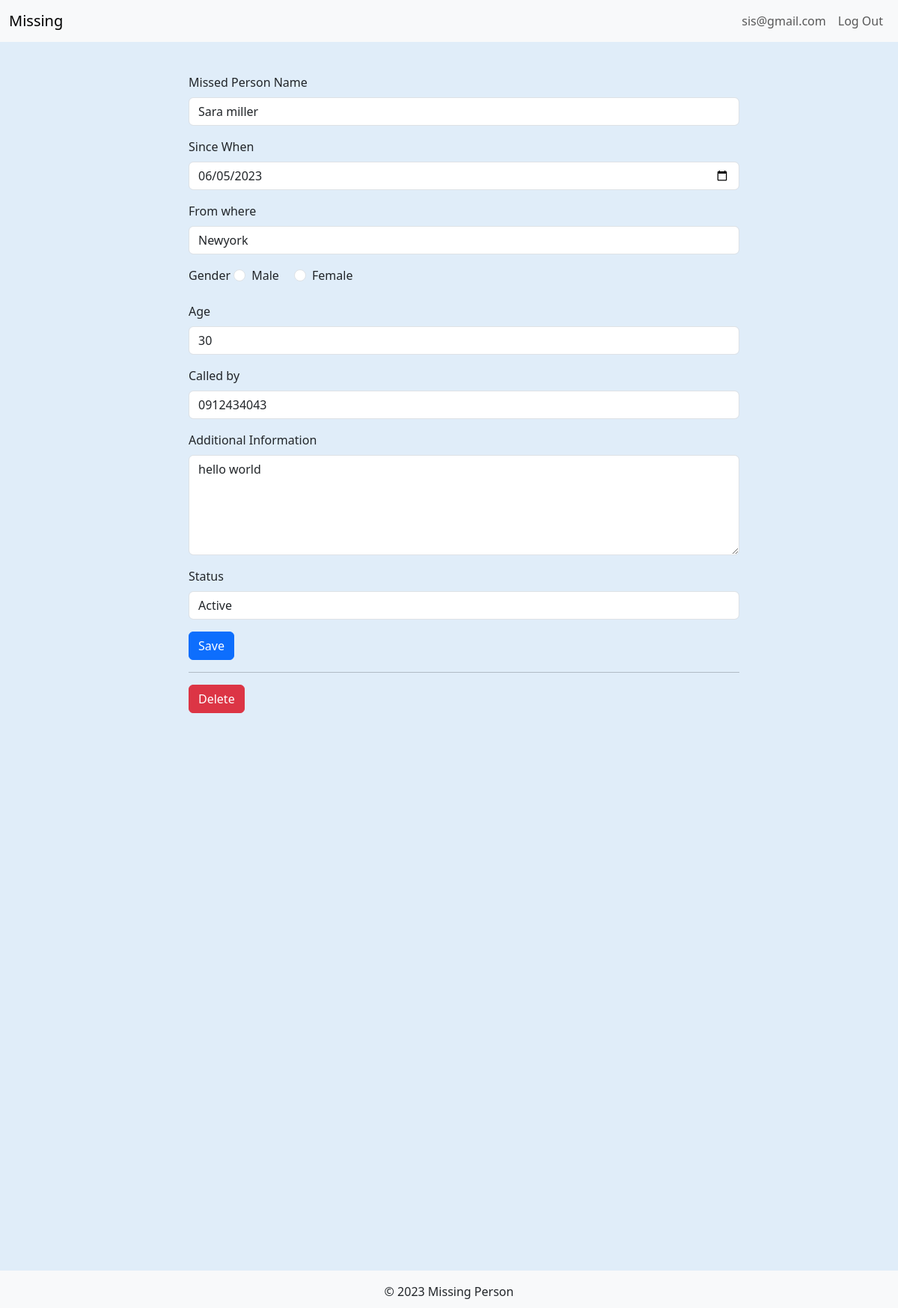
The app's page /17/update (signed in), older data.
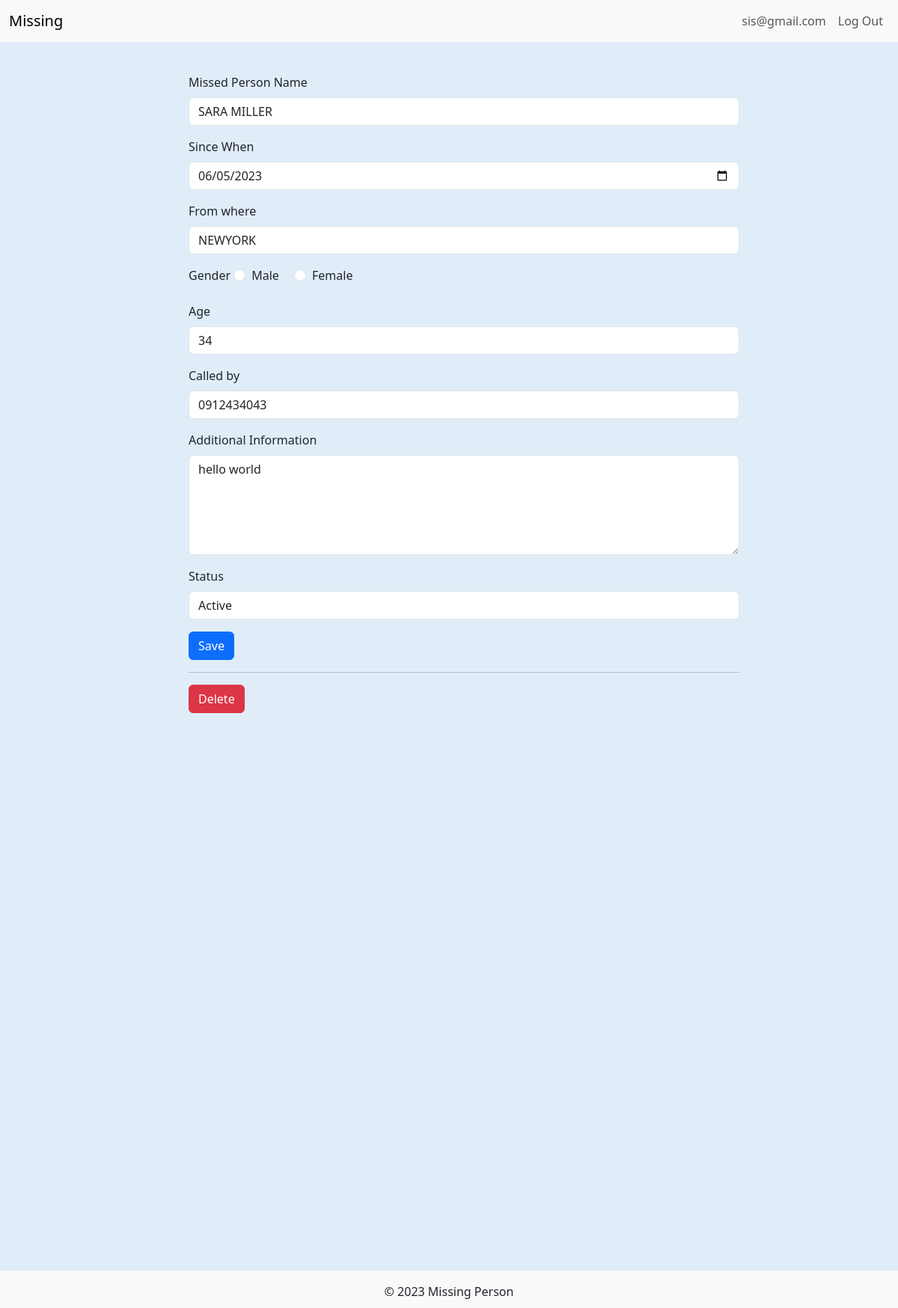
The same page, newer data.
### tables this page shows
CREATE TABLE post (
  id INTEGER PRIMARY KEY AUTOINCREMENT,
  finder_id INTEGER NOT NULL,
  created TIMESTAMP NOT NULL DEFAULT CURRENT_TIMESTAMP,
  missed_name TEXT NOT NULL,
  since TEXT NOT NULL,
  missing_from TEXT NOT NULL,
  gender TEXT NOT NULL,
  age TEXT NOT NULL,
  call_on TEXT NOT NULL,
  additional_info TEXT NOT NULL,
  photo_url TEXT NOT NULL,
  status TEXT NOT NULL,
  FOREIGN KEY (finder_id) REFERENCES user (id)
);

### missing/blog.py (the view, shortened to what this page needs)
@bp.route('/<int:id>/update', methods=('GET', 'POST'))
@login_required
def update(id):
    post = get_post(id)
    return render_template('blog/update.html', post=post)

### missing/auth.py (called while the page is built)
def login_required(view):
    @functools.wraps(view)
    def wrapped_view(**kwargs):
        if g.user is None:
            return redirect(url_for('auth.login'))
        return view(**kwargs)
    return wrapped_view

@bp.before_app_request
def load_logged_in_user():
    user_id = session.get('user_id')
    if user_id is None:
        g.user = None
    else:
        db = get_db()
        g.user = db.execute(
            'SELECT * FROM user WHERE id = ?', (user_id,)
        ).fetchone()

### missing/blog.py (called while the page is built)
def get_post(id, check_finder=True):
    post = get_db().execute(
        'SELECT p.id, missed_name, since, missing_from, gender, age, call_on, additional_info, photo_url, status, created, finder_id, email'
        ' FROM post p JOIN user u ON p.finder_id = u.id'
        ' WHERE p.id = ?',
        (id,)
    ).fetchone()
    if post is None:
        abort(404, f"Post id {id} doesn't exist.")
    if check_finder and post['finder_id'] != g.user['id']:
        abort(403)
    return post

### missing/db.py (called while the page is built)
def get_db():
    if 'db' not in g:
        g.db = sqlite3.connect(
            current_app.config['DATABASE'],
            detect_types=sqlite3.PARSE_DECLTYPES
        )
        g.db.row_factory = sqlite3.Row
    return g.db

### missing/templates/blog/update.html (shortened to what this page needs)
{% extends 'base.html' %}
{% block header %}
  <h1>{% block title %}Edit "{{ post['title'] }}"{% endblock %}</h1>
{% endblock %}
{% block content %}
  <div class="container">
    <div class="row justify-content-center">
      <div class="col-md-8">
        <form method="post">
          <div class="mb-3">
            <label for="missed_name" class="form-label">Missed Person Name</label>
            <input type="text" class="form-control" id="missed_name" name="missed_name" value="{{ request.form['missed_name'] or post['missed_name'] }}" required>
          </div>
          <div class="mb-3">
            <label for="since" class="form-label">Since When</label>
            <input type="date" class="form-control" id="since" name="since" value="{{ request.form['since'] or post['since'] }}" required>
          </div>
          <div class="mb-3">
            <label for="missing_from" class="form-label">From where</label>
            <input type="text" class="form-control" id="missing_from" name="missing_from" value="{{ request.form['missing_from'] or post['missing_from'] }}" required>
          </div>
          <div class="mb-3">
            <label class="form-label">Gender</label>
            <div class="form-check form-check-inline">
              <input class="form-check-input" type="radio" name="gender" id="male" value="male" {% if request.form['gender'] == 'male' %}checked{% endif %} required>
              <label class="form-check-label" for="male">Male</label>
            </div>
            <div class="form-check form-check-inline">
              <input class="form-check-input" type="radio" name="gender" id="female" value="female" {% if request.form['gender'] == 'female' %}checked{% endif %} required>
              <label class="form-check-label" for="female">Female</label>
            </div>
          </div>
          <div class="mb-3">
            <label for="age" class="form-label">Age</label>
            <input type="number" class="form-control" id="age" name="age" value="{{ request.form['age'] or post['age'] }}" required>
          </div>
          <div class="mb-3">
            <label for="call_on" class="form-label">Called by</label>
            <input type="text" class="form-control" id="call_on" name="call_on" value="{{ request.form['call_on'] or post['call_on'] }}" required>
          </div>
          <div class="mb-3">
            <label for="additional_info" class="form-label">Additional Information</label>
            <textarea class="form-control" id="additional_info" name="additional_info" rows="5">{{ request.form['additional_info'] or post['additional_info'] }}</textarea>
          </div>
          <div class="mb-3">
            <label for="status" class="form-label">Status</label>
            <select class="form-control" id="status" name="status">
              <option value="active" {% if post['status'] == 'active' %}selected{% endif %}>Active</option>
            </select>
          </div>
          <button type="submit" class="btn btn-primary">Save</button>
        </form>
        <hr>
        <form action="{{ url_for('blog.delete', id=post['id']) }}" method="post">
          <input class="btn btn-danger" type="submit" value="Delete" onclick="return confirm('Are you sure?');">
        </form>
      </div>
    </div>
  </div>
{% endblock %}

Row changes from the older to the newer data that the page shows:
changed post "hello world": missed_name "Sara miller" → "SARA MILLER"; missing_from "Newyork" → "NEWYORK"; age "30" → "34"
